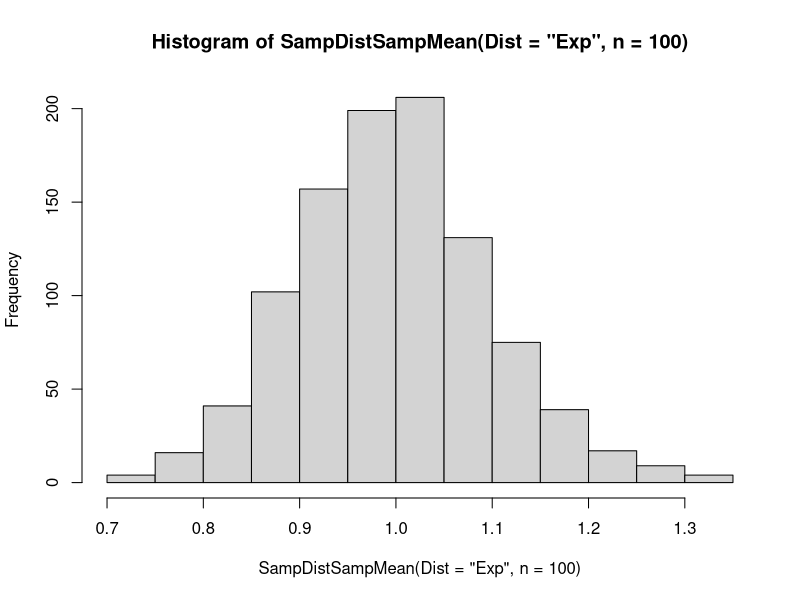

The R source for this figure:

# CLT Function

SampDistSampMean = function(n = 100, simulations = 1000, Dist = "Norm", mean = 0, sd = 1)
{
  xbar_holder = numeric(simulations)
  TheSample = numeric(n)
  
  for(i in 1:simulations)     # for loop to make "simulation" number of xbars
  {
    if(Dist == "Norm") TheSample = rnorm(n,mean,sd)
    if(Dist == "Uni")  TheSample = runif(n)
    if(Dist == "Exp") TheSample = rexp(n)
    
    sampMean = mean(TheSample)  
    
    xbar_holder[i] = sampMean
    
  }
  return(xbar_holder)   # we want to return the "simulation" number of xbars. 
}

#Visualize the CLT

hist(SampDistSampMean(Dist = "Exp",n = 100))

